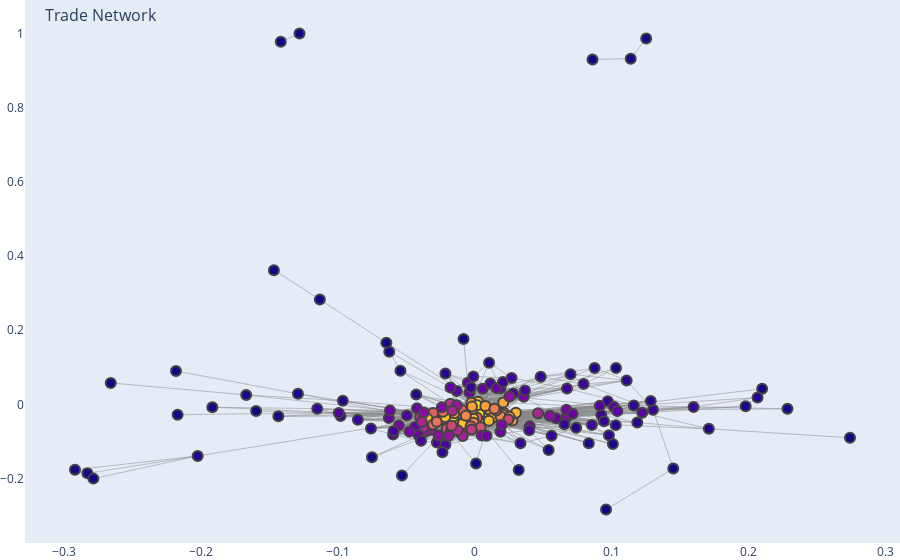

Notebook code cell kept with this figure:
### Code cell
import networkx as nx
import plotly.graph_objects as go

# Step 1: Get the node positions using a layout
pos = nx.spring_layout(G)  # Spring layout for better visualization

# Step 2: Extract edge traces for visualization
edge_x = []
edge_y = []
for edge in G.edges():
    x0, y0 = pos[edge[0]]
    x1, y1 = pos[edge[1]]
    edge_x.extend([x0, x1, None])
    edge_y.extend([y0, y1, None])

edge_trace = go.Scatter(
    x=edge_x, y=edge_y,
    line=dict(width=0.5, color='#888'),
    hoverinfo='none',
    mode='lines'
)

# Step 3: Extract node traces for visualization
node_x = []
node_y = []
for node in G.nodes():
    x, y = pos[node]
    node_x.append(x)
    node_y.append(y)

node_trace = go.Scatter(
    x=node_x, y=node_y,
    mode='markers',
    hoverinfo='text',
    marker=dict(
        size=10,
        color=[],
        line_width=2
    )
)

# Step 4: Add labels and colors to nodes
node_text = []
for node in G.nodes():
    node_text.append(f"Node {node}")
    # Example: Setting color based on degree
    node_trace.marker.color = [G.degree[n] for n in G.nodes()]

node_trace.text = node_text

# Step 6: Create the figure and plot
fig = go.Figure(data=[edge_trace, node_trace],
                layout=go.Layout(
                    title='<br>Trade Network',
                    titlefont_size=16,
                    showlegend=False,
                    hovermode='closest',
                    margin=dict(b=0, l=0, r=0, t=0),
                    xaxis=dict(showgrid=False, zeroline=False),
                    yaxis=dict(showgrid=False, zeroline=False)
                ))

fig.show()

### Figure 1 — Plotly figure (JSON) as saved in the notebook; plotly's stock layout.template omitted (floating-point values rounded to 4 significant figures; data arrays with more than 128 entries replaced by an {"elided": "..."} marker saying what was removed)
{"data": [{"hoverinfo": "none", "line": {"color": "#888", "width": 0.5}, "mode": "lines", "type": "scatter", "x": {"elided": "8472 float values"}, "y": {"elided": "8472 float values"}}, {"hoverinfo": "text", "marker": {"color": {"elided": "195 int values"}, "line": {"width": 2}, "size": 10}, "mode": "markers", "text": {"elided": "195 str values"}, "type": "scatter", "x": {"elided": "195 float values"}, "y": {"elided": "195 float values"}}], "layout": {"hovermode": "closest", "margin": {"b": 0, "l": 0, "r": 0, "t": 0}, "showlegend": false, "title": {"font": {"size": 16}, "text": "<br>Trade Network"}, "xaxis": {"showgrid": false, "zeroline": false}, "yaxis": {"showgrid": false, "zeroline": false}}}
